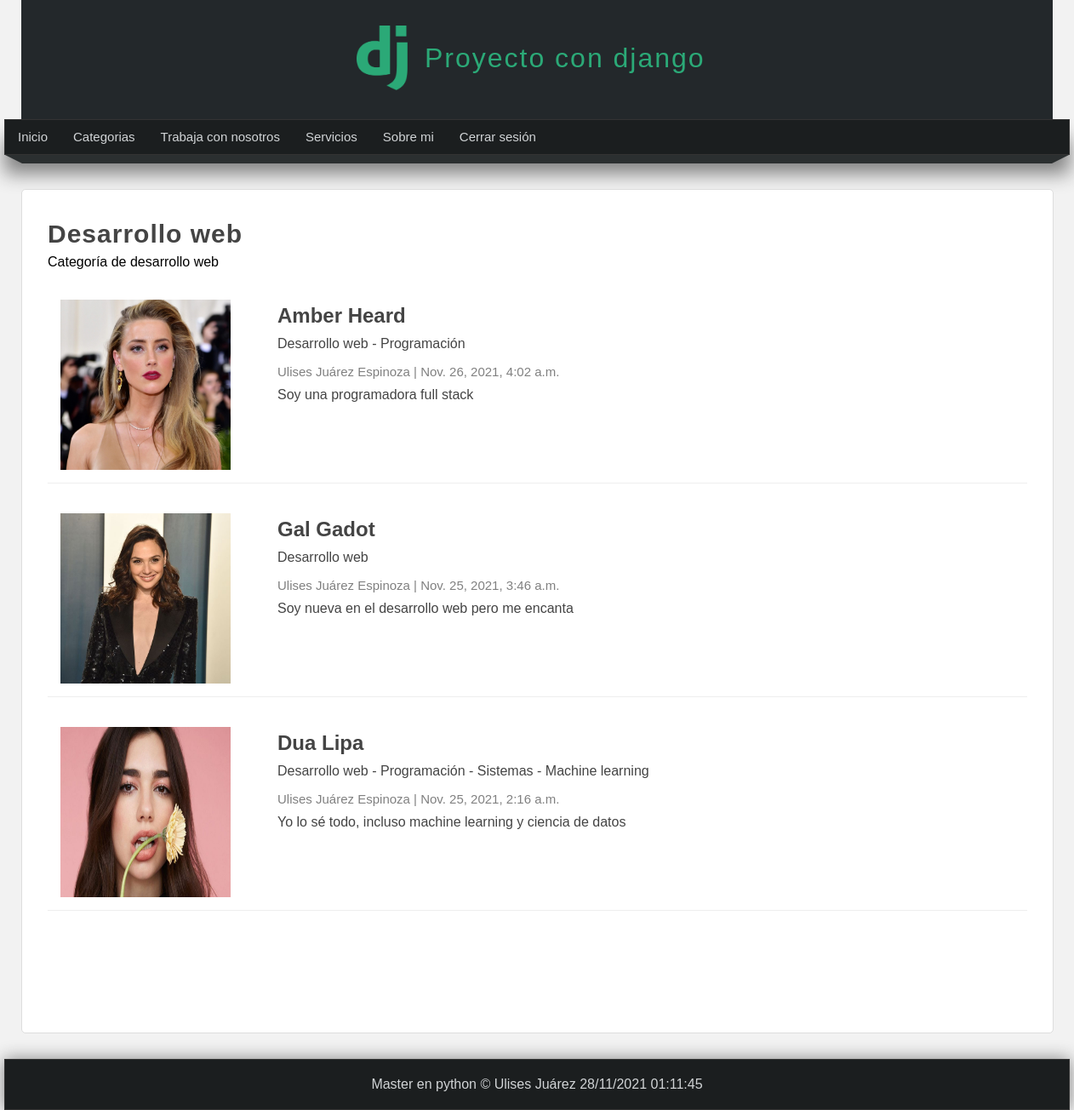
The page /categoria/1 (signed in) on the database its author committed.
### pages/models.py (models this page shows, shortened)
class Page(models.Model):
    title=models.CharField(max_length=50,verbose_name="Titulo")
    content=RichTextField(verbose_name="Contenido")
    slug=models.CharField(unique=True,max_length=150,verbose_name="Url amigable")
    order=models.IntegerField(default=0,verbose_name="Orden")
    visible=models.BooleanField(verbose_name="¿Visible?")
    created_at=models.DateTimeField(auto_now_add=True,verbose_name="Creado el")
    updated_at=models.DateTimeField(auto_now=True,verbose_name="Actualizado el")
    class Meta:
        verbose_name = "Página"
        verbose_name_plural = "Páginas"

### blog/models.py (models this page shows, shortened)
class Category(models.Model):
    name=models.CharField(max_length=100,verbose_name="Nombre")
    description=models.CharField(max_length=255,verbose_name="Descripcion")
    created_at=models.DateTimeField(auto_now_add=True,verbose_name="Creado el")
    class Meta:
        verbose_name='Categoria'
        verbose_name_plural='Categorias'

class Article(models.Model):
    title=models.CharField(max_length=150,verbose_name="Titulo")
    content=RichTextField(verbose_name='Contenido')
    image=models.ImageField(default='null',verbose_name="Imagen",upload_to="articles")
    public=models.BooleanField(verbose_name="¿Publicado?")
    user=models.ForeignKey(User,editable=False,verbose_name="Usuario",on_delete=models.CASCADE)
    categories=models.ManyToManyField(Category,verbose_name="Categorias",blank=True,related_name="articles")
    created_at=models.DateTimeField(auto_now_add=True,verbose_name="Creado el")
    updated_at=models.DateTimeField(auto_now=True,verbose_name="Editado el")
    class Meta:
        verbose_name='Articulo'
        verbose_name_plural='Articulos'
        ordering=['-created_at']

### blog/views.py (the view)
# urls.py: path('categoria/<int:category_id>',views.category,name="category"),
@login_required(login_url="login")
def category(request,category_id):
    category=get_object_or_404(Category,id=category_id)
    return render(request,'categories/category.html',{
        'category':category,
    })

### blog/context_processors.py (called while the page is built)
def get_categories(request):
    categories_in_use=Article.objects.filter(public=True).values_list('categories',flat=True)
    categories=Category.objects.filter(id__in=categories_in_use).values_list('id','name')
    return {
        'categories':categories,
        'ids':categories_in_use
    }

### pages/context_processors.py (called while the page is built)
def get_pages(request):
    pages=Page.objects.filter(visible=True).order_by('order').values_list('id','title','slug')
    return {
        'pages':pages
    }

### blog/templates/categories/category.html (shortened to what this page needs)
{% extends 'layouts/layout.html' %}
{% block content %}
    <h1 class="title">{{category.name}}</h1>
    <p> {{category.description}}</p>
    {% include 'articles/articles.html' with articles=category.articles.all %}
{% endblock %}

### mainapp/templates/layouts/layout.html (shortened to what this page needs)
{% load static %}
<!DOCTYPE html>
<html lang="es">
<head>
    <link rel="stylesheet" href="{% static 'css/styles.css' %}"/>
</head>
<body>
    <header>
        <div id="logotipo">
            <img src="{% static 'images/logo.png' %}" />
            <h1>Proyecto con django</h1>
        </div>
    </header>
    <nav>
        <ul>
            <li>
                <a href="{% url 'index' %}">Inicio</a>
            </li>
            {% if user.email%}
                <li>
                    <a href="{% url 'list_articles' %}">Categorias </a>
                </li>
                {% for page in pages  %}
                    <li>
                        <a href="{% url 'page' page.2 %}">{{page.1}}</a>
                    </li>
                {% endfor %}
                <li>
                    <a href="{% url 'logout' %}">Cerrar sesión</a>
                </li>
            {% endif %}
        </ul>
    </nav>
    <div class="barra">
        <span class="esquina-izquierda"></span>
        <span class="relleno-barra"></span>
        <span class="esquina-derecha"></span>
    </div>
    <div id="content">
        <div class="box">
            {% block content %}{% endblock %}
        </div>
    </div>
    <footer>
        Master en python &copy; Ulises Juárez  {% now "d/m/Y h:m:s"%}
    </footer>
</body>
</html>

### blog/templates/articles/articles.html (shortened to what this page needs)
{% for article in articles %}
        <article class="article-item">
            {%if article.image != 'null' and article.image.url|length >= 1 %}
                <div class="image"><img src="{{article.image.url}}"></div>
            {% endif %}
            <div class="data">
                <h2>
                <a href="{% url 'article' article.id %}"">
                    {{article.title}}</a>
                </h2>
                <p>
                {% for category in article.categories.all %}
                    <a href="{% url 'category' category.id%}">{{category.name}}<a/>
                    {% if forloop.counter < article.categories.all|length %}
                        {{'-'}}
                    {% endif %}
                {% endfor %}
                </p>
                <span class="date">
                    {{article.user.first_name}} {{article.user.last_name}}
                    |
                    {{article.created_at}}
                </span>
                <p>{{article.content|safe}}</p>
            </div>
        </article>
    {%endfor%}

### mainapp/static/css/styles.css (style rules this page uses)
* { margin:0px; padding:0px; font-family: sans-serif; text-decoration: none; }
body { background-color:#f2f2f2; }
header { width:1212px; height: 140px; background-color:#23282b; margin:0 auto; }
#logotipo { width:35%; height:130px; margin:0 auto; padding-top:10px; }
#logotipo img { display:block; float:left; width:60px; margin-top: 20px; }
#logotipo h1 { display:block; float:left; letter-spacing: 2px; font-weight:lighter; color:#2ba977; margin-top:40px; margin-left: 20px; }
nav { width:1250px; height:40px; background-color:#1B1E1F; border:1px solid #333333; margin:0 auto; box-shadow: 0px 22px 22px gray; font-size: 15px; }
nav >ul { list-style: none; text-decoration: none; }
nav >ul >li { line-height: 40px; float: left; }
nav >ul >li> a { display:block; padding-right: 15px; padding-left: 15px; color:#d1d4d6; }
.barra { width: 1250px; margin:0 auto; }
.esquina-izquierda { display:block; border-left: 20px solid transparent; border-top:10px solid #2B2F30; float:left; }
.esquina-derecha { display:block; border-right: 20px solid transparent; border-top:10px solid #2B2F30; float:right; }
.relleno-barra { width:1210px; display:block; background: #2B2F30; height:10px; float:left; }
#content { width:1212px; min-height: 930px; margin:0 auto; margin-bottom:30px; margin-top:40px; }
.box { background:white; width:95%; min-height: 930px; padding:30px; border:1px solid #ddd; margin:0 auto; border-radius:5px; }
.box a { color: #444; transition: all 300ms; }
.box .image { float: left; margin-right: 40px; width: 40%; }
.box .image img { width: 100%; }
.title { color:#444; letter-spacing:1px; font-size:30px; margin-bottom: 7px; margin-top:5px; }
footer { width:1250px; background-color:#1B1E1F; border:1px solid #333; color:#d1d4d6; text-align: center; padding-top:20px; padding-bottom:20px; box-shadow: 0px 0px 20px gray; margin:0 auto; }
.box p,.box h2,.box h3,.box h4,.box h5 { margin-top:5px; margin-bottom:5px; }
.article-item { margin-bottom: 20px; margin-top:20px; border-bottom: 1px solid #eee; padding: 15px; clear: both; }
.article-item .image { float: left; width: 200px; height: 200px; overflow: hidden; clear: both; }
.article-item .image img { width: 200px; height: 200px; }
.article-item .data { float: left; padding: 15px; padding-top: 0px; }
.article-item h2 { font-size: 25x; color: #333; margin-bottom: 10px; display: block; }
.article-item span.date { display: block; font-size: 15px; color: gray; margin-bottom: 10px; }
.date { margin-top: 15px; margin-bottom: 15px; display: block; color: gray; }

### rows shown on the page
Page: title "Trabaja con nosotros"
Page: title "Servicios"
Page: title "Sobre mi"
Category: name "Desarrollo web", description "Categoría de desarrollo web", value "-"
Article: image (picture), title "Amber Heard", user.first_name "Ulises", user.last_name "Juárez Espinoza", created_at "Nov. 26, 2021, 4:02 a.m.", content "Soy una programadora full stack"
Category: name "Programación", value "-"
Article: image (picture), title "Gal Gadot", user.first_name "Ulises", user.last_name "Juárez Espinoza", created_at "Nov. 25, 2021, 3:46 a.m.", content "Soy nueva en el desarrollo web pero me encanta"
Article: image (picture), title "Dua Lipa", user.first_name "Ulises", user.last_name "Juárez Espinoza", created_at "Nov. 25, 2021, 2:16 a.m.", content "Yo lo sé todo, incluso machine learning y ciencia de datos"
Category: name "Sistemas", value "-"
Category: name "Machine learning"
